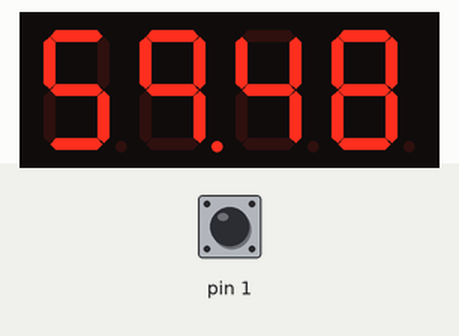
Recording of a sketch running on a simulated Arduino Uno, built with avr-gcc and run on an emulated ATmega328P. Parts: 4-digit seven-segment display. Wiring (inferred from the names in the program): 4-digit 7-segment display, segments lit when LOW: segments pin 9, pin 8, pin 7, pin 6, pin 5, pin 4, pin 3, pin 2; digit selects pin 13, pin 12, pin 11, pin 10. The test bench sets the inputs (shaded band); at power-on: pin 1 HIGH. The segment pins are drawn as the display they are named for.

Above: at 1.2 s.
1.3 s: pin 1 pulled LOW for 0.15 s
At 1.43 s:
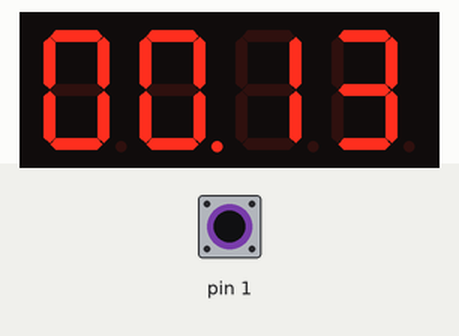
2.0 s: pin 1 pulled LOW for 1 s
At 2.9 s:
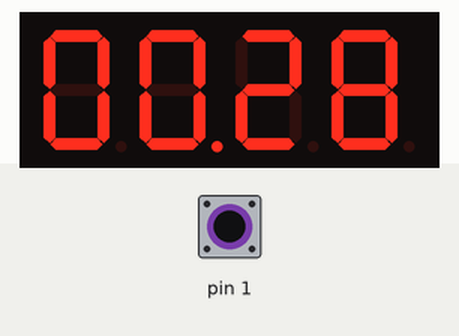
3.6 s: pin 1 pulled LOW for 0.15 s
At 3.71 s:
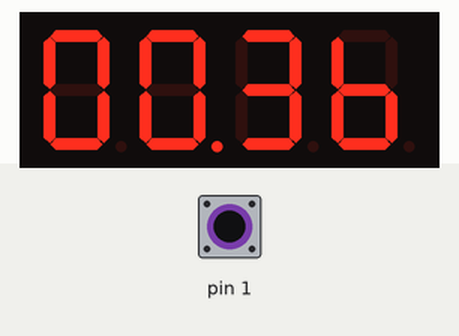
4.3 s: pin 1 pulled LOW for 1 s
At 4.41 s:
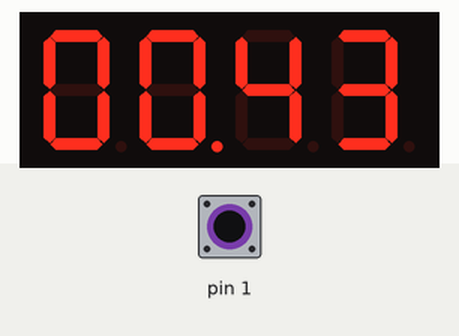
Timing chart, 0 to 6.9 s (numbered marks = the images above; inputs shaded):
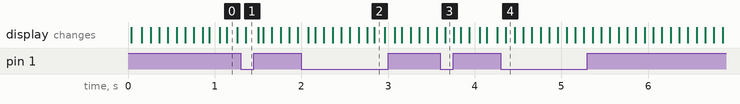

The sketch:

copy_of_7_segment_4_digit_led_counter_ii1-2.ino
```cpp
byte btn;
const byte segment_pins[8] = {9, 8, 7, 6, 5, 4, 3, 2};
const byte power_pins[4] = {10, 11, 12, 13};
const byte digit[10][8] = {
  {0, 0, 0, 0, 0, 0, 1, 1},
  {1, 0, 0, 1, 1, 1, 1, 1},
  {0, 0, 1, 0, 0, 1, 0, 1},
  {0, 0, 0, 0, 1, 1, 0, 1},
  {1, 0, 0, 1, 1, 0, 0, 1},
  {0, 1, 0, 0, 1, 0, 0, 1},
  {1, 1, 0, 0, 0, 0, 0, 1},
  {0, 0, 0, 1, 1, 1, 1, 1},
  {0, 0, 0, 0, 0, 0, 0, 1},
  {0, 0, 0, 1, 1, 0, 0, 1},
};
const byte scan[4][4] = {
  {1, 0, 0, 0},
  {0, 1, 0, 0},
  {0, 0, 1, 0},
  {0, 0, 0, 1}
};

byte d[4];
unsigned long start_time, count;

void setup()
{
  for (byte i = 0; i < 8; i++) {
    pinMode(segment_pins[i], OUTPUT);
  }
  for (byte i = 0; i < 4; i++) {
    pinMode(power_pins[i], OUTPUT);
  }
  pinMode(1, INPUT_PULLUP);
  start_time = millis() / 500;
}

void loop()
{
  count = millis() /100 - start_time;
  set_decimal(count);
  for(byte k = 0; k < 4; k++){

    for(byte j = 0; j < 4; j++) {
      digitalWrite(power_pins[j],LOW);
    }

    for(byte j = 0; j < 8; j++){
      digitalWrite(segment_pins[j], digit[d[k]][j]);
    }

    for(byte j = 0; j < 4; j++) {
      digitalWrite(power_pins[j], scan[k][j]);
      if(k==2)
        digitalWrite(segment_pins[7],LOW);
    }
    delay(4);
  }
}

void set_decimal(int count){
   btn = digitalRead(1);
  if(btn==LOW){
  d[0] = count%10;
  d[1] = (count/10)%6;
  d[2] = (count/60)%10;
  d[3] = (count/600)%6;
  }
  else{
  d[0] = 9-count%10;
  d[1] = 5-(count/10)%6;
  d[2] = 9-(count/60)%10;
  d[3] = 5-(count/600)%6;
  }


}
```
